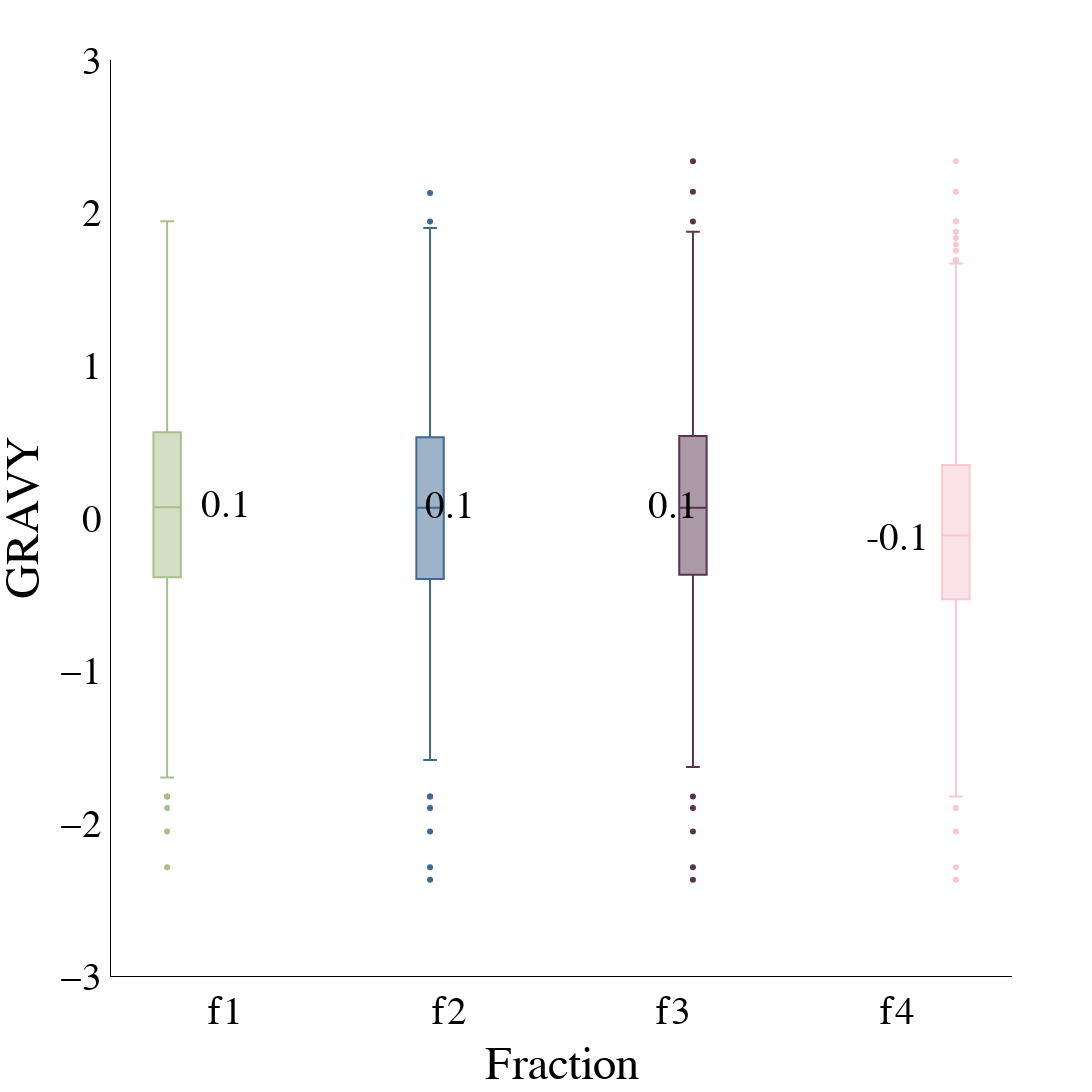

The code cell stored with this chart in its notebook:
### Code cell
# Gravy boxplot
# display(peakdata_obj)
plot_options={    
        "median label": "True",
        "X Title": "Fraction",
        "Y Title": "GRAVY",
            "color": ["#AABD8C", "#3E6990","#59344F",  "#fac8d3", "#F39B6D","#fac8d3",  "pink",
                  "orange", "brown", "pink", "gray", "olive", "cyan", "black","red",
                  "yellow","green","blue","indigo","violet"],
        "log10": True,
        "width": 2400,
        "height": 2400,
        "font": dict(size=39, family="Arial black", color = "black"),
        "outliers": "all", #False, "all", "outliers", "suspectedoutliers", "remove"
        "ylimits": [-3,3],
        "GRAVY mode": "ungrouped", #grouped, ungrouped
        "Group By X": "Fraction",
        "Group By Color": "Trap Type",
        "help for information only": \
        "median label options: True or False." \
        "color: the first few colors will be used"\
    }
figure, _, _ =plotter.GRAVY_Boxplot(data_obj, plot_options, saved_settings, SETTINGS_FILE,username="Fig5")
figure.show()

### Figure 1 — Plotly figure (JSON) as saved in the notebook; plotly's stock layout.template omitted (floating-point values rounded to 4 significant figures; data arrays with more than 128 entries replaced by an {"elided": "..."} marker saying what was removed)
{"data": [{"alignmentgroup": "True", "hovertemplate": "Conditions=%{x}<br>GRAVY=%{y}<extra></extra>", "legendgroup": "f1", "marker": {"color": "#AABD8C"}, "name": "f1", "notched": false, "offsetgroup": "f1", "orientation": "v", "showlegend": true, "type": "box", "x": {"elided": "734 str values"}, "x0": " ", "xaxis": "x", "y": {"elided": "734 float values"}, "y0": " ", "yaxis": "y"}, {"alignmentgroup": "True", "hovertemplate": "Conditions=%{x}<br>GRAVY=%{y}<extra></extra>", "legendgroup": "f2", "marker": {"color": "#3E6990"}, "name": "f2", "notched": false, "offsetgroup": "f2", "orientation": "v", "showlegend": true, "type": "box", "x": {"elided": "730 str values"}, "x0": " ", "xaxis": "x", "y": {"elided": "730 float values"}, "y0": " ", "yaxis": "y"}, {"alignmentgroup": "True", "hovertemplate": "Conditions=%{x}<br>GRAVY=%{y}<extra></extra>", "legendgroup": "f3", "marker": {"color": "#59344F"}, "name": "f3", "notched": false, "offsetgroup": "f3", "orientation": "v", "showlegend": true, "type": "box", "x": {"elided": "743 str values"}, "x0": " ", "xaxis": "x", "y": {"elided": "743 float values"}, "y0": " ", "yaxis": "y"}, {"alignmentgroup": "True", "hovertemplate": "Conditions=%{x}<br>GRAVY=%{y}<extra></extra>", "legendgroup": "f4", "marker": {"color": "#fac8d3"}, "name": "f4", "notched": false, "offsetgroup": "f4", "orientation": "v", "showlegend": true, "type": "box", "x": {"elided": "1848 str values"}, "x0": " ", "xaxis": "x", "y": {"elided": "1848 float values"}, "y0": " ", "yaxis": "y"}], "layout": {"annotations": [{"showarrow": false, "text": "0.1", "x": "f1", "y": 0.08088}, {"showarrow": false, "text": "0.1", "x": "f2", "y": 0.07667}, {"showarrow": false, "text": "0.1", "x": "f3", "y": 0.07667}, {"showarrow": false, "text": "-0.1", "x": "f4", "y": -0.1314}], "boxmode": "group", "font": {"color": "black", "family": "Arial black", "size": 39}, "height": 2400, "legend": {"title": {"text": "Conditions"}, "tracegroupgap": 0}, "margin": {"t": 60}, "paper_bgcolor": "white", "plot_bgcolor": "white", "showlegend": false, "width": 2400, "xaxis": {"anchor": "y", "categoryarray": ["f1", "f2", "f3", "f4"], "categoryorder": "array", "domain": [0, 1], "linecolor": "black", "linewidth": 1, "showline": true, "title": {"text": "Fraction"}}, "yaxis": {"anchor": "x", "domain": [0, 1], "linecolor": "black", "linewidth": 1, "range": [-3, 3], "showline": true, "title": {"text": "GRAVY"}}}}
